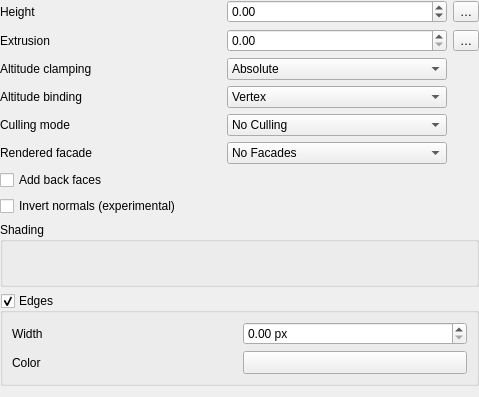
<?xml version="1.0" encoding="UTF-8"?>
<ui version="4.0">
 <class>Polygon3DSymbolWidget</class>
 <widget class="QWidget" name="Polygon3DSymbolWidget">
  <property name="geometry">
   <rect>
    <x>0</x>
    <y>0</y>
    <width>479</width>
    <height>397</height>
   </rect>
  </property>
  <property name="windowTitle">
   <string notr="true">Form</string>
  </property>
  <layout class="QGridLayout" name="gridLayout_2">
   <property name="leftMargin">
    <number>0</number>
   </property>
   <property name="topMargin">
    <number>0</number>
   </property>
   <property name="rightMargin">
    <number>0</number>
   </property>
   <item row="0" column="1">
    <widget class="QgsDoubleSpinBox" name="spinHeight">
     <property name="minimum">
      <double>-99999.000000000000000</double>
     </property>
     <property name="maximum">
      <double>99999.000000000000000</double>
     </property>
    </widget>
   </item>
   <item row="1" column="0">
    <widget class="QLabel" name="label_2">
     <property name="text">
      <string>Extrusion</string>
     </property>
    </widget>
   </item>
   <item row="8" column="0" colspan="3">
    <widget class="QgsCollapsibleGroupBox" name="groupShading">
     <property name="title">
      <string>Shading</string>
     </property>
     <layout class="QGridLayout" name="gridLayout_3">
      <property name="leftMargin">
       <number>0</number>
      </property>
      <property name="topMargin">
       <number>0</number>
      </property>
      <property name="rightMargin">
       <number>0</number>
      </property>
      <property name="bottomMargin">
       <number>0</number>
      </property>
      <item row="0" column="0">
       <widget class="QgsMaterialWidget" name="widgetMaterial" native="true"/>
      </item>
     </layout>
    </widget>
   </item>
   <item row="1" column="2">
    <widget class="QgsPropertyOverrideButton" name="btnExtrusionDD">
     <property name="text">
      <string>…</string>
     </property>
    </widget>
   </item>
   <item row="7" column="0" colspan="2">
    <widget class="QCheckBox" name="chkInvertNormals">
     <property name="text">
      <string>Invert normals (experimental)</string>
     </property>
    </widget>
   </item>
   <item row="2" column="1">
    <widget class="QComboBox" name="cboAltClamping">
     <item>
      <property name="text">
       <string>Absolute</string>
      </property>
     </item>
     <item>
      <property name="text">
       <string>Relative</string>
      </property>
     </item>
     <item>
      <property name="text">
       <string>Terrain</string>
      </property>
     </item>
    </widget>
   </item>
   <item row="1" column="1">
    <widget class="QgsDoubleSpinBox" name="spinExtrusion">
     <property name="maximum">
      <double>99999.000000000000000</double>
     </property>
    </widget>
   </item>
   <item row="3" column="0">
    <widget class="QLabel" name="label_4">
     <property name="text">
      <string>Altitude binding</string>
     </property>
    </widget>
   </item>
   <item row="4" column="1">
    <widget class="QComboBox" name="cboCullingMode">
     <item>
      <property name="text">
       <string>No Culling</string>
      </property>
     </item>
     <item>
      <property name="text">
       <string>Front</string>
      </property>
     </item>
     <item>
      <property name="text">
       <string>Back</string>
      </property>
     </item>
    </widget>
   </item>
   <item row="3" column="1">
    <widget class="QComboBox" name="cboAltBinding">
     <item>
      <property name="text">
       <string>Vertex</string>
      </property>
     </item>
     <item>
      <property name="text">
       <string>Centroid</string>
      </property>
     </item>
    </widget>
   </item>
   <item row="0" column="2">
    <widget class="QgsPropertyOverrideButton" name="btnHeightDD">
     <property name="text">
      <string>…</string>
     </property>
    </widget>
   </item>
   <item row="2" column="0">
    <widget class="QLabel" name="label_3">
     <property name="text">
      <string>Altitude clamping</string>
     </property>
    </widget>
   </item>
   <item row="9" column="0" colspan="3">
    <widget class="QgsCollapsibleGroupBox" name="groupEdges">
     <property name="title">
      <string>Edges</string>
     </property>
     <property name="checkable">
      <bool>true</bool>
     </property>
     <layout class="QGridLayout" name="gridLayout">
      <item row="0" column="0">
       <widget class="QLabel" name="label_6">
        <property name="sizePolicy">
         <sizepolicy hsizetype="Preferred" vsizetype="Preferred">
          <horstretch>1</horstretch>
          <verstretch>0</verstretch>
         </sizepolicy>
        </property>
        <property name="text">
         <string>Width</string>
        </property>
       </widget>
      </item>
      <item row="0" column="1">
       <widget class="QDoubleSpinBox" name="spinEdgeWidth">
        <property name="sizePolicy">
         <sizepolicy hsizetype="Minimum" vsizetype="Fixed">
          <horstretch>1</horstretch>
          <verstretch>0</verstretch>
         </sizepolicy>
        </property>
        <property name="suffix">
         <string> px</string>
        </property>
       </widget>
      </item>
      <item row="1" column="0">
       <widget class="QLabel" name="label_7">
        <property name="text">
         <string>Color</string>
        </property>
       </widget>
      </item>
      <item row="1" column="1">
       <widget class="QgsColorButton" name="btnEdgeColor">
        <property name="sizePolicy">
         <sizepolicy hsizetype="Expanding" vsizetype="Fixed">
          <horstretch>0</horstretch>
          <verstretch>0</verstretch>
         </sizepolicy>
        </property>
        <property name="minimumSize">
         <size>
          <width>120</width>
          <height>0</height>
         </size>
        </property>
       </widget>
      </item>
     </layout>
    </widget>
   </item>
   <item row="4" column="0">
    <widget class="QLabel" name="label_5">
     <property name="text">
      <string>Culling mode</string>
     </property>
    </widget>
   </item>
   <item row="6" column="0" colspan="2">
    <widget class="QCheckBox" name="chkAddBackFaces">
     <property name="text">
      <string>Add back faces</string>
     </property>
    </widget>
   </item>
   <item row="0" column="0">
    <widget class="QLabel" name="label">
     <property name="text">
      <string>Height</string>
     </property>
    </widget>
   </item>
   <item row="5" column="0">
    <widget class="QLabel" name="label_8">
     <property name="text">
      <string>Rendered facade</string>
     </property>
    </widget>
   </item>
   <item row="5" column="1">
    <widget class="QComboBox" name="cboRenderedFacade">
     <property name="currentIndex">
      <number>0</number>
     </property>
     <item>
      <property name="text">
       <string>No Facades</string>
      </property>
     </item>
     <item>
      <property name="text">
       <string>Walls</string>
      </property>
     </item>
     <item>
      <property name="text">
       <string>Roofs</string>
      </property>
     </item>
     <item>
      <property name="text">
       <string>Walls and Roofs</string>
      </property>
     </item>
    </widget>
   </item>
  </layout>
 </widget>
 <customwidgets>
  <customwidget>
   <class>QgsMaterialWidget</class>
   <extends>QWidget</extends>
   <header>qgsmaterialwidget.h</header>
   <container>1</container>
  </customwidget>
  <customwidget>
   <class>QgsDoubleSpinBox</class>
   <extends>QDoubleSpinBox</extends>
   <header>qgsdoublespinbox.h</header>
  </customwidget>
  <customwidget>
   <class>QgsColorButton</class>
   <extends>QToolButton</extends>
   <header>qgscolorbutton.h</header>
   <container>1</container>
  </customwidget>
  <customwidget>
   <class>QgsPropertyOverrideButton</class>
   <extends>QToolButton</extends>
   <header>qgspropertyoverridebutton.h</header>
  </customwidget>
  <customwidget>
   <class>QgsCollapsibleGroupBox</class>
   <extends>QGroupBox</extends>
   <header>qgscollapsiblegroupbox.h</header>
   <container>1</container>
  </customwidget>
 </customwidgets>
 <tabstops>
  <tabstop>spinHeight</tabstop>
  <tabstop>btnHeightDD</tabstop>
  <tabstop>spinExtrusion</tabstop>
  <tabstop>btnExtrusionDD</tabstop>
  <tabstop>cboAltClamping</tabstop>
  <tabstop>cboAltBinding</tabstop>
  <tabstop>cboCullingMode</tabstop>
  <tabstop>chkAddBackFaces</tabstop>
  <tabstop>chkInvertNormals</tabstop>
 </tabstops>
 <resources/>
 <connections/>
</ui>
